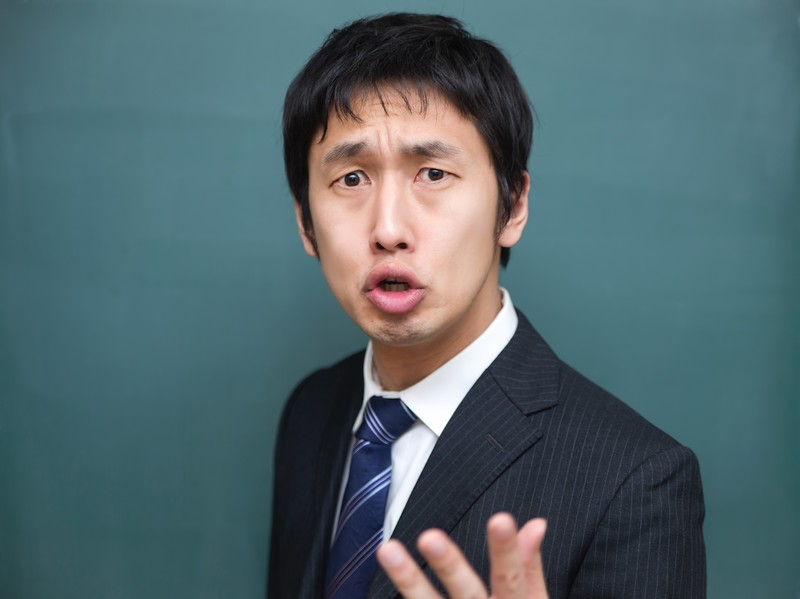
#> input picture sample/man.jpg, 800 x 599 px
$ python FaceMosaic.py --input sample --output out
#> lines starting #> are read from the running program, lines starting #| are printed output that depends on the picture
#coding: utf-8

import argparse
import glob
import cv2
import matplotlib.pyplot as plt
import os

#----------------------------------------
# 引数の処理

parser = argparse.ArgumentParser(description="Convert from Face Image to Mosaic Image")
parser.add_argument("-i", "--input", help="Input Directory", required=True)
parser.add_argument("-o", "--output", help="Output Directory", required=True)
parser.add_argument("--show", help="Show Images", action="store_true")
parser.add_argument("--scale", help="Scale Factor", type=float, default=1.1)
parser.add_argument("--neighbor", help="Min Neighbors", type=int, default=5)
args = parser.parse_args()

INPUT_DIR = args.input
OUTPUT_DIR = args.output
SHOW_FLG = args.show
SCALE = args.scale
NEIGHBOR = args.neighbor
#----------------------------------------

#----------------------------------------
# 画像ファイルの取得

images = []
gray_images = []

paths = sorted(glob.glob(INPUT_DIR + "/*.jpg"))

for path in paths:
    print(path)
    image = cv2.imread(path)
#> image is the input picture: shape (599, 800, 3); mean B, G, R 107.9, 102.6, 81.6
    images.append(image)
    gray_image = cv2.cvtColor(image, cv2.COLOR_BGR2GRAY)
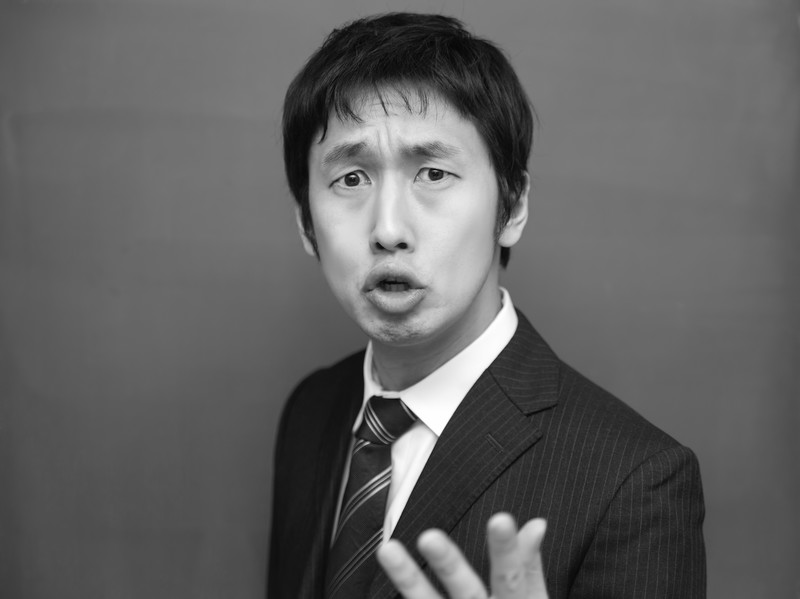
#> gray_image: shape (599, 800); min 5, max 255, mean 96.9
    gray_images.append(gray_image)
#> pass 2 of the loop `for path in paths:`:
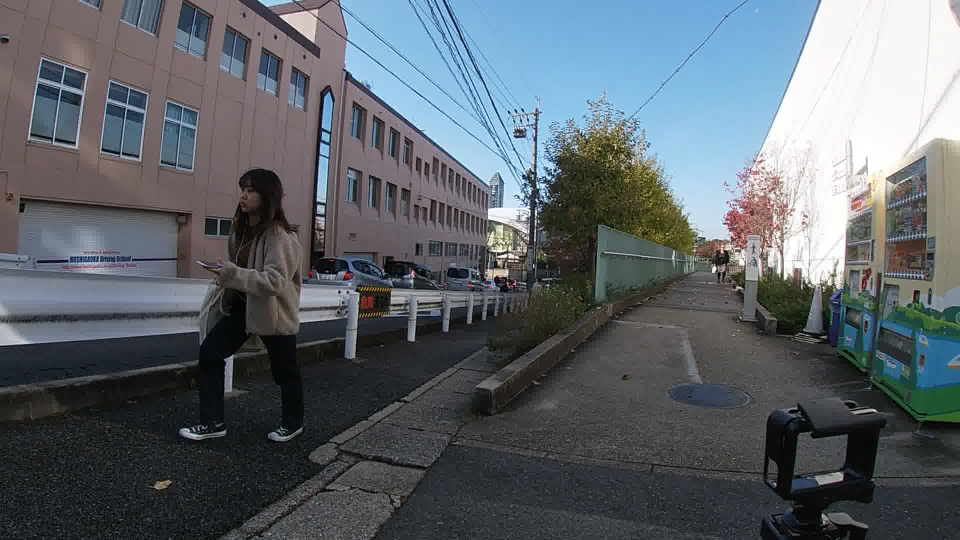
#> input picture sample/sample1.jpg, 1920 x 1080 px (shown at 1/2 size)
#> image is the input picture: shape (1080, 1920, 3); mean B, G, R 106.7, 100.6, 93.4
#> `gray_image = cv2.cvtColor(image, cv2.COLOR_BGR2GRAY)`:
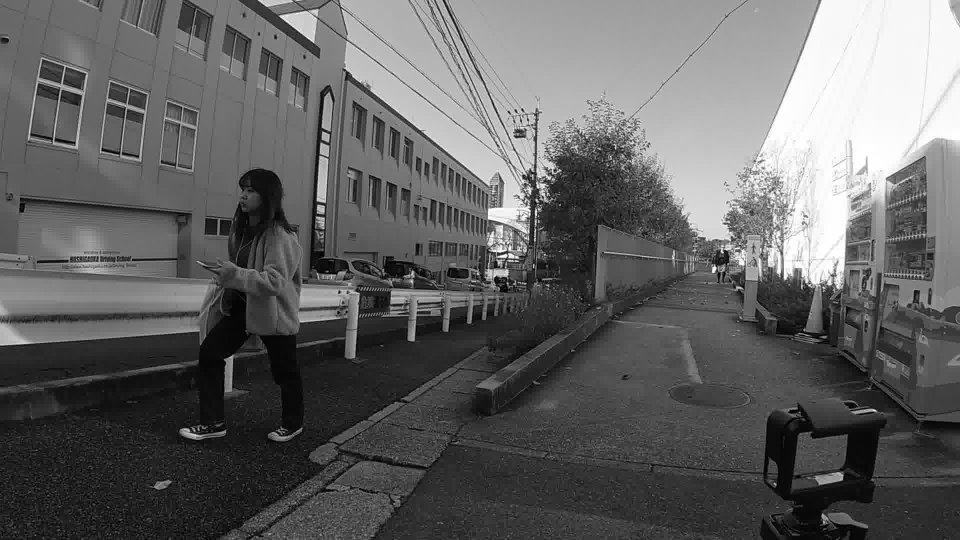
#> gray_image: shape (1080, 1920) (shown at 1/2 size); min 0, max 255, mean 99.2
#----------------------------------------


#----------------------------------------
# 正面顔検出
def detect_face(image):

    haar_cascade_face = cv2.CascadeClassifier("cascades/haarcascade_frontalface_alt2.xml")
    faces = haar_cascade_face.detectMultiScale(image, scaleFactor=SCALE, minNeighbors=NEIGHBOR)
    print("Frontal-Faces:" + str(len(faces)))

    return faces
#----------------------------------------

#----------------------------------------
# 横顔検出

def detect_pface(image):

    haar_cascade_pface = cv2.CascadeClassifier("cascades/haarcascade_profileface.xml")
    pfaces = haar_cascade_pface.detectMultiScale(image, scaleFactor=SCALE, minNeighbors=NEIGHBOR)
    print("Profile-Faces:" + str(len(pfaces)))

    return pfaces
#----------------------------------------

#----------------------------------------
# 体検出

def detect_body(image):

    haar_cascade_body = cv2.CascadeClassifier("cascades/haarcascade_fullbody.xml")
    bodies = haar_cascade_body.detectMultiScale(image, scaleFactor=SCALE, minNeighbors=NEIGHBOR)
    print("Bodies:" + str(len(bodies)))

    return bodies
#----------------------------------------

#----------------------------------------
# モザイク処理

def makeMosaic(image, x, y, w, h):
    cut_img = image[y:y+h, x:x+w]
    cut_face = cut_img.shape[:2][::-1]
    cut_img = cv2.resize(cut_img, (cut_face[0]//10, cut_face[0]//10))
    cut_img = cv2.resize(cut_img, cut_face, interpolation = cv2.INTER_NEAREST)
    image[y:y+h,x:x+w] = cut_img
#----------------------------------------

#----------------------------------------
# 画像の保存

def save(path, image):
    save_path = OUTPUT_DIR + "/" + "mosaic_" + os.path.basename(path)
    cv2.imwrite(save_path, image)
    print(save_path)
#----------------------------------------


#----------------------------------------
# モザイク処理と保存

results = zip(paths, images)

for (path, image) in results:

    faces = detect_face(image)
    pfaces = detect_pface(image)
    bodies = detect_body(image)

    for(x, y, w, h) in faces:
        makeMosaic(image, x, y, w, h)

    for(x, y, w, h) in pfaces:
        makeMosaic(image, x, y, w, h)

    for(x, y, w, h) in bodies:
        makeMosaic(image, x, y, w, h)

    save(path, image)

    if SHOW_FLG:
        plt.imshow(image)
        plt.show()
#> this loop made 2 passes
#> (path, faces, pfaces) on pass 1: ('sample/man.jpg', [[273, 85, 236, 236]], [[308, 73, 244, 244]])
#> (path, pfaces, bodies) on pass 2: ('sample/sample1.jpg', [[464, 348, 79, 79]], [[692, 338, 42, 84]])
#| Frontal-Faces:1
#| Profile-Faces:1
#| Bodies:0
#| out/mosaic_man.jpg
#| Frontal-Faces:0
#| Profile-Faces:1
#| Bodies:1
#| out/mosaic_sample1.jpg
#> pass 1, in makeMosaic, `cut_img = image[y:y+h, x:x+w]`:
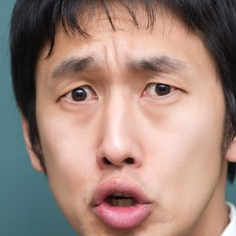
#> cut_img: shape (236, 236, 3); mean B, G, R 120.8, 130.8, 158.2
#> pass 1, in makeMosaic, `cut_img = cv2.resize(cut_img, (cut_face[0]//10, cut_face[0]//10))`:
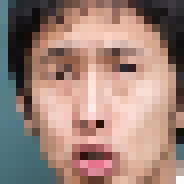
#> cut_img: shape (23, 23, 3) (shown 8 times larger); mean B, G, R 120.9, 130.9, 158.4
#> pass 1, in makeMosaic, `cut_img = cv2.resize(cut_img, cut_face, interpolation = cv2.INTER_NEAR..`:
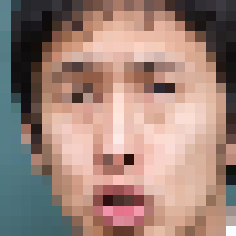
#> cut_img: shape (236, 236, 3); mean B, G, R 120.8, 130.8, 158.1
#> pass 1, in makeMosaic (call 2), `cut_img = image[y:y+h, x:x+w]`:
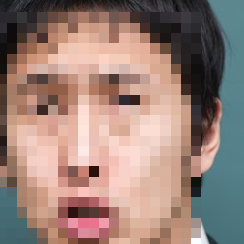
#> cut_img: shape (244, 244, 3); mean B, G, R 120.1, 129, 153.1
#----------------------------------------
